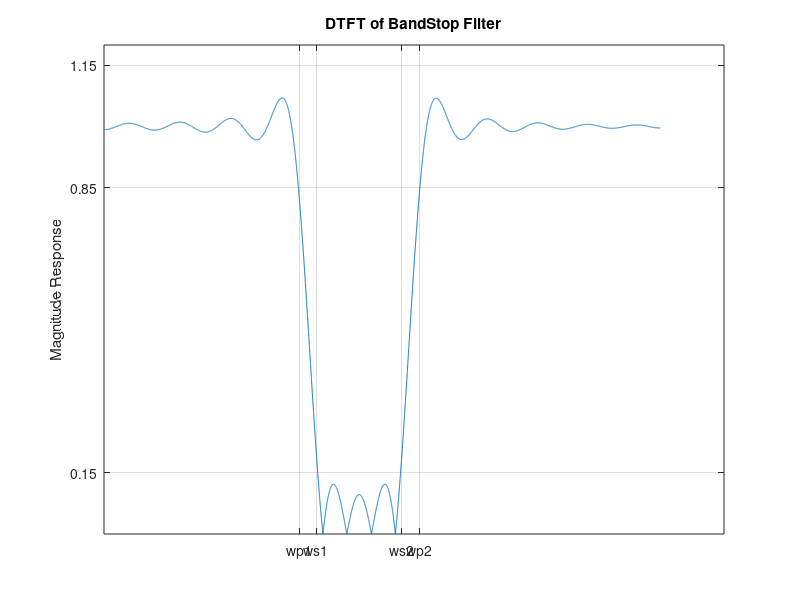
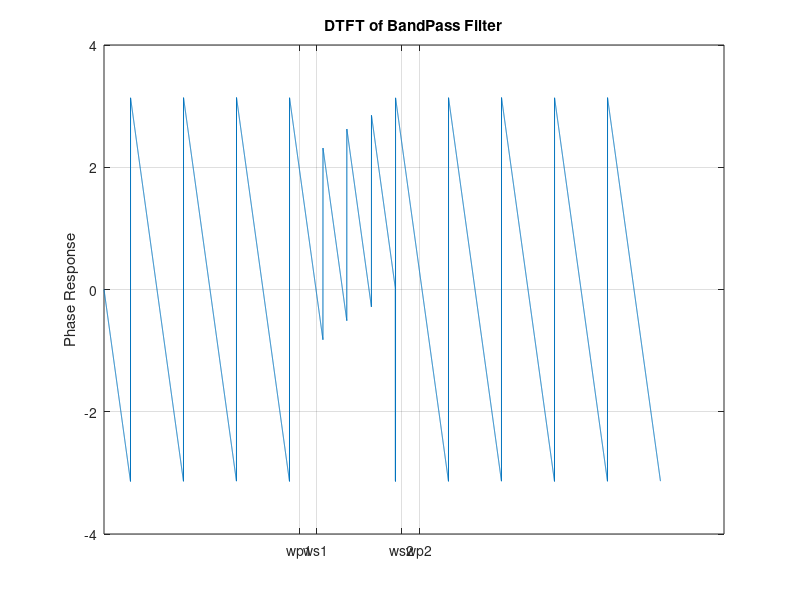

Source code (MATLAB) for these figures, in order:
f_samp = 260e3;

%Band Edge speifications
fp1 = 45.6e3;
fs1 = 49.6e3;
fs2 = 69.6e3;
fp2 = 73.6e3;

wp1 = fp1*2*pi/f_samp;
wp2  = fp2*2*pi/f_samp;
ws1 = fs1*2*pi/f_samp;
ws2  = fs2*2*pi/f_samp;

wc1 = (ws1+wp1)/2;
wc2 = (ws2+wp2)/2;

%Kaiser paramters
A = -20*log10(0.15);
if(A < 21)
    beta = 0;
elseif(A <51)
    beta = 0.5842*(A-21)^0.4 + 0.07886*(A-21);
else
    beta = 0.1102*(A-8.7);
end

Wn = [(fs1+fp1)/2 (fs2+fp2)/2]*2/f_samp;        %average value of the two paramters
N_min = ceil((A-7.95) / (2.285*0.04*pi));       %empirical formula for N_min

%Window length for Kaiser Window
N=N_min + 13;
N
%Ideal bandstop impulse response of length "n"
a = (N-1)/2;
n = [0:1:(N-1)];
m = n - a + eps;

bs_ideal = (sin(wc1.*m) ./ (pi*m))  + (2 .* cos((pi+wc2).*m./2) .* (sin((pi-wc2).*m ./2) ./ (pi*m))) ;

%Kaiser Window of length "n" with shape paramter beta calculated above
kaiser_win = (kaiser(N,beta))';

FIR_BandStop = bs_ideal .* kaiser_win;
% fvtool(FIR_BandStop);         %frequency response
% FIR_BandStop
%magnitude response
f = 0:3.1416e-04:pi;

h = freqz(FIR_BandStop, 1,length(f));
figure,plot(f,abs(h))
grid
xticks([wp1 ws1 ws2 wp2])
yticks([0.15 0.85 1.15])
xticklabels({'wp1', 'ws1', 'ws2', 'wp2'})
title("DTFT of BandStop Filter")
ylabel("Magnitude Response")

figure,plot(f,angle(h))
grid
xticks([ws1 wp1 wp2 ws2])
title("DTFT of BandPass Filter")
ylabel("Phase Response")
xticklabels({'ws1', 'wp1', 'wp2', 'ws2'})